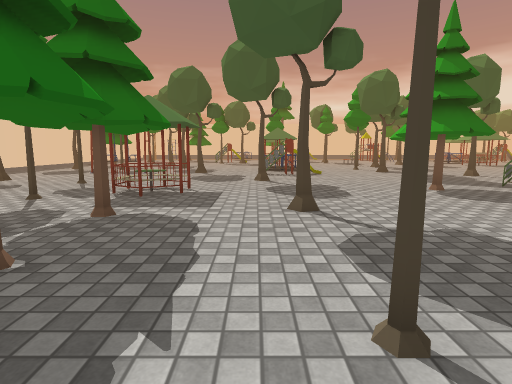
View 1 (above)

22 first-person views from a walk through a Unity game level. The camera is 1.3 m above the floor, tilts 8° down and sees 80° across. The floor is counted in squares, 1 m on a side. Each view is taken from the middle of a square. On the plan, view 1 faces up. The plan holds only what a view shows up to about 14 squares ahead; the rest is blank. The place goes on beyond the plan. The player character is not drawn. Some animated figures are not drawn. Some surface patterns are stand-ins.

View 2
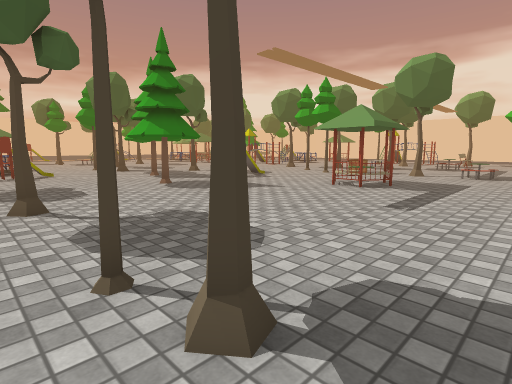

View 3
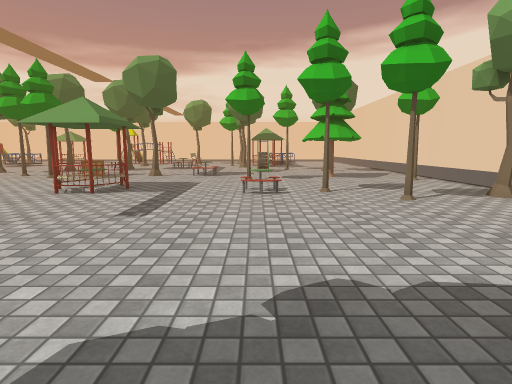

View 4
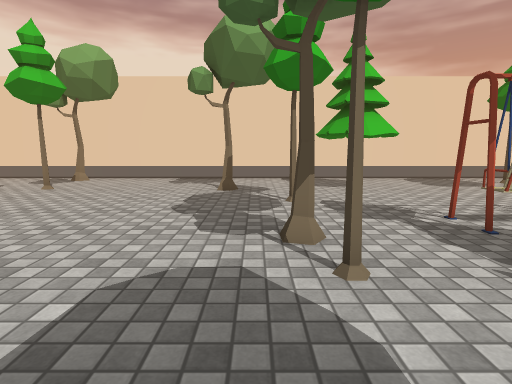

View 5
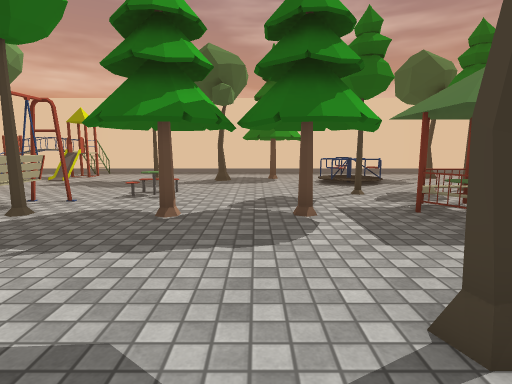

View 6
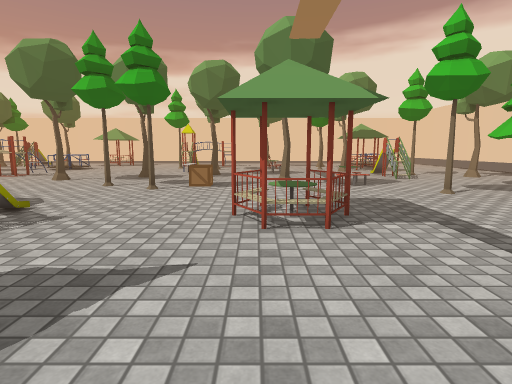

View 7
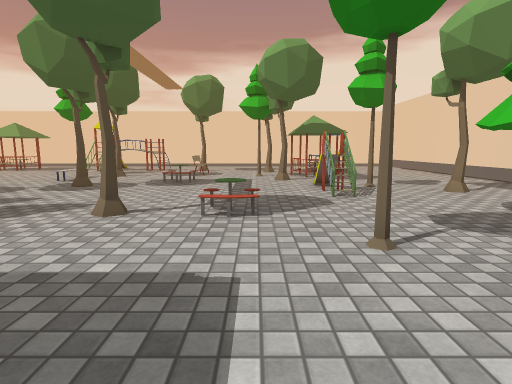

View 8
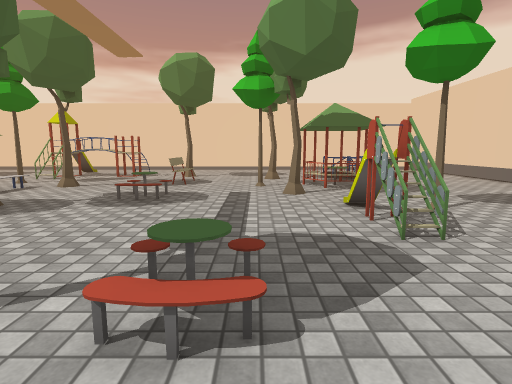

View 9
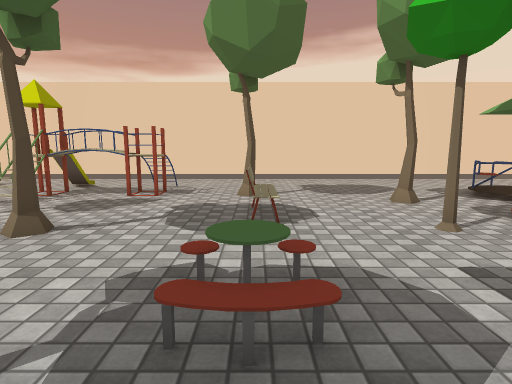

View 10
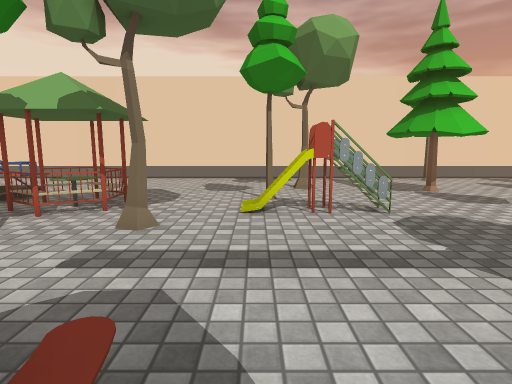

View 11
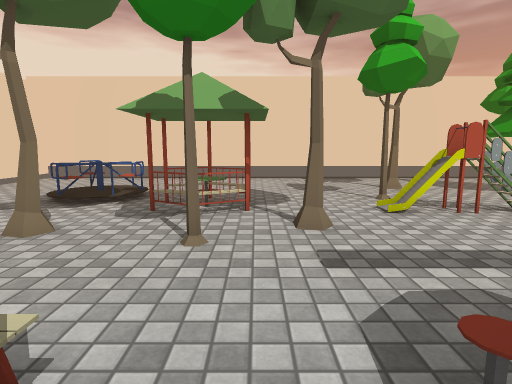

View 12
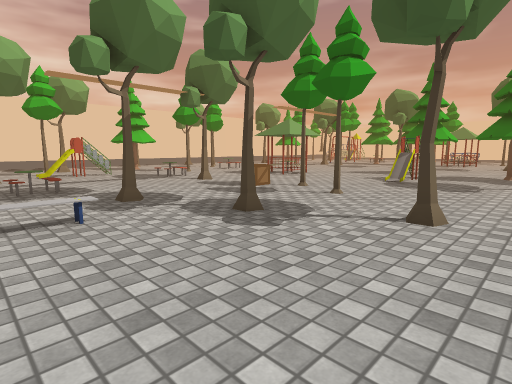

View 13
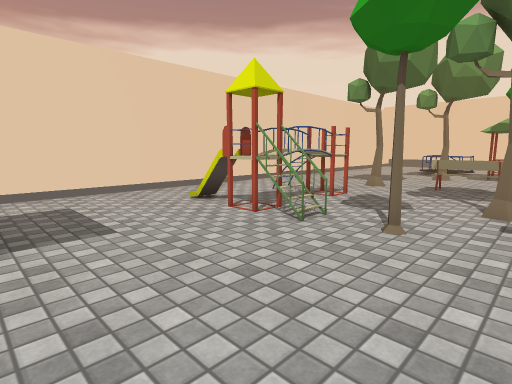

View 14
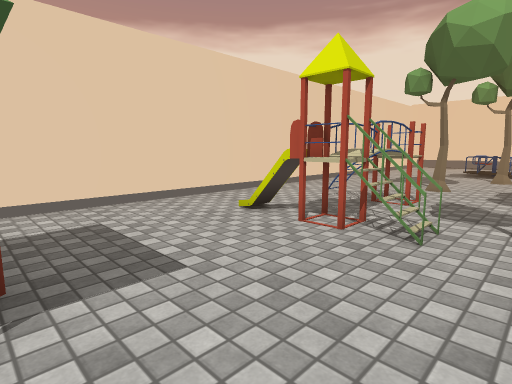

View 15
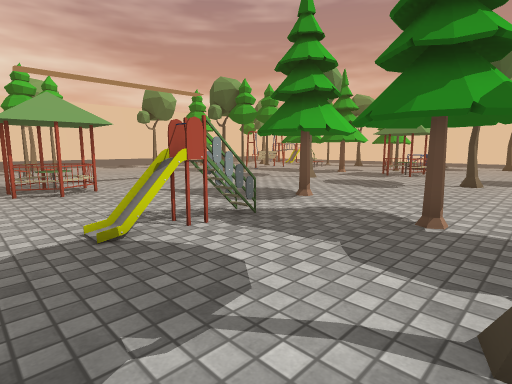

View 16
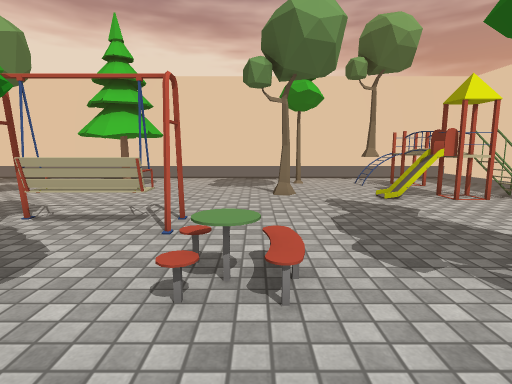

View 17
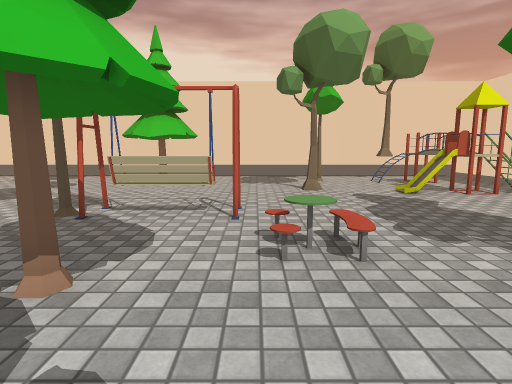

View 18
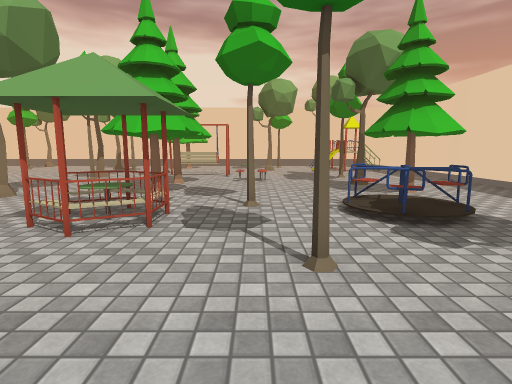

View 19
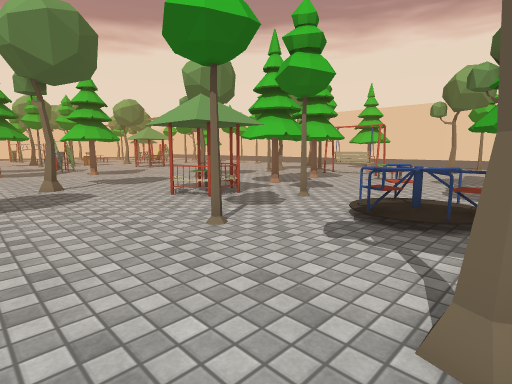

View 20
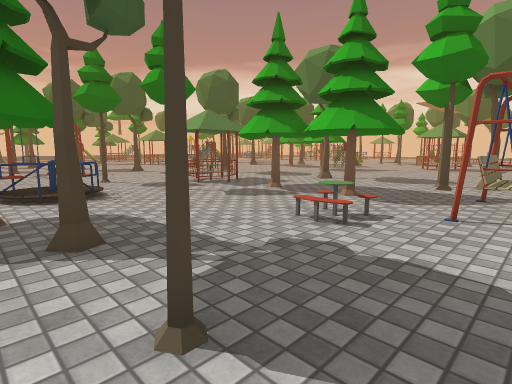

View 21
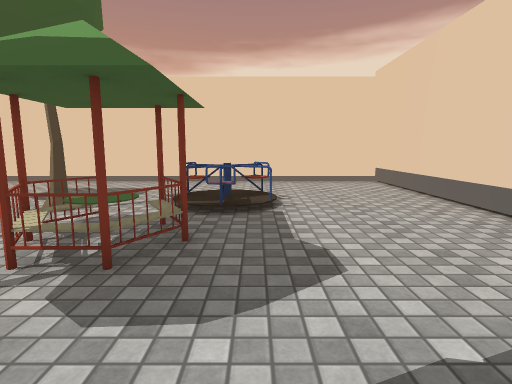

View 22
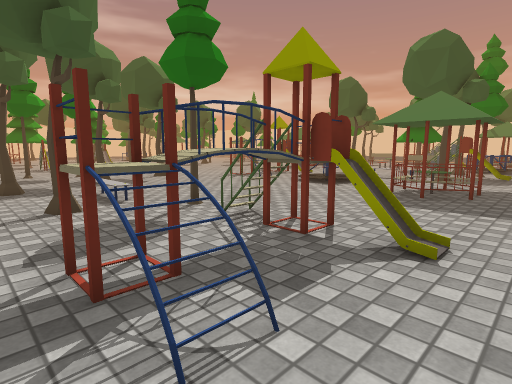

### Floor plan
Key: @ floor where view 1 was taken; # wall or solid block; x gap in a wall; . floor; / step, stairs or slope; = window, fence, low wall or low ledge; ^ raised ledge; T thing the floor can be seen under or through; O other object.
Columns run from 11 left of view 1 to 34 right of it. Each row starts with its distance up from view 1.
 15 . .....      ..   O...O .   ............OO...#
 14  .................O..........................#
 13 O..........O......O..........O...............#
 12 ....O..............O.........................#
 11 .................O..TT.......................#
 10 ..O....OOO.......O..TT=....O..O......O=^^#...#
  9 .OOO...OOO........................OO...T^....#
  8 ./O..O..O.................O.........O..T^....#
  7 O.......O...O..............O....O.......^=...#
  6 O.......O....................................#
  5 ........OO...........OOO.....................#
  4 .O...................OOO...O......O.OOO.O....#
  3 ........O.............O......................#
  2 .....O...O..O..............O.................#
  1 .O.......O..O..............OO.......O........#
  0 ......OOOO.@......................O...OO.....#
 -1 .......O.O...........O...O...=TT=...OO.......#
 -2 ..............................TT...OOO..O....#
 -3 x=..........O........O.....O....O...OO.OO....#
 -4 ^...O.....O............................OO....#
 -5 ^......... ...O.....O.........O..............#
 -6 ^=........O..................................#
 -7 O..O......O .................................#
 -8 .O......... ........O....O...................#
 -9 ##############################################

Where each view was taken, in squares from view 1:
view 1: 0 up, 0 right, facing up
view 2: 1 down, 0 right, facing up-right
view 3: 1 down, 1 right, facing right
view 4: 5 up, 2 right, facing down
view 5: 5 up, 3 right, facing left
view 6: 5 up, 5 right, facing right
view 7: 1 up, 10 right, facing right
view 8: 1 up, 14 right, facing right
view 9: 4 up, 20 right, facing right
view 10: 5 up, 21 right, facing down
view 11: 5 up, 24 right, facing down
view 12: 15 up, 24 right, facing down-left
view 13: 15 up, 24 right, facing down-right
view 14: 15 up, 26 right, facing down-right
view 15: 15 up, 13 right, facing down-left
view 16: 5 up, 6 left, facing down
view 17: 6 up, 5 left, facing down
view 18: 15 up, 6 left, facing down
view 19: 15 up, 11 left, facing down-right
view 20: 1 down, 11 left, facing up-right
view 21: 4 down, 21 right, facing right
view 22: 6 up, 32 right, facing up-left
